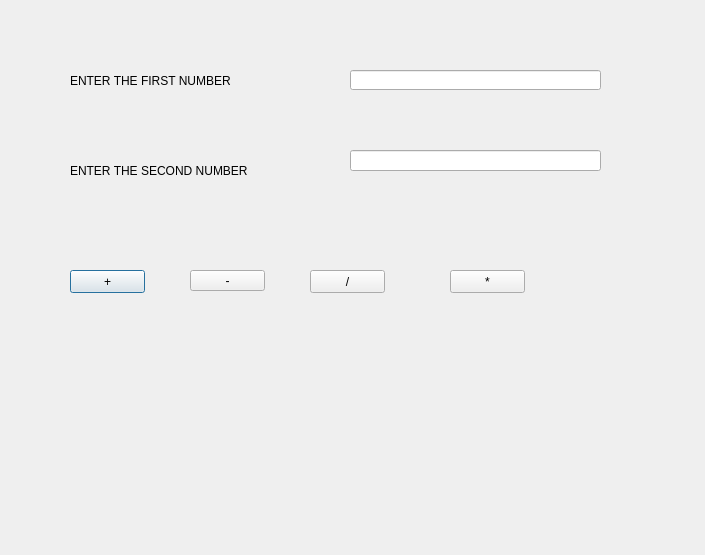
<?xml version="1.0" encoding="UTF-8"?>
<ui version="4.0">
 <class>Dialog</class>
 <widget class="QDialog" name="Dialog">
  <property name="geometry">
   <rect>
    <x>0</x>
    <y>0</y>
    <width>705</width>
    <height>555</height>
   </rect>
  </property>
  <property name="windowTitle">
   <string>Dialog</string>
  </property>
  <widget class="QLabel" name="label">
   <property name="geometry">
    <rect>
     <x>70</x>
     <y>60</y>
     <width>251</width>
     <height>41</height>
    </rect>
   </property>
   <property name="text">
    <string>ENTER THE FIRST NUMBER</string>
   </property>
  </widget>
  <widget class="QLabel" name="label_2">
   <property name="geometry">
    <rect>
     <x>70</x>
     <y>150</y>
     <width>271</width>
     <height>41</height>
    </rect>
   </property>
   <property name="text">
    <string>ENTER THE SECOND NUMBER</string>
   </property>
  </widget>
  <widget class="QLineEdit" name="lineEditFirstNumber">
   <property name="geometry">
    <rect>
     <x>350</x>
     <y>70</y>
     <width>251</width>
     <height>20</height>
    </rect>
   </property>
  </widget>
  <widget class="QLineEdit" name="lineEditSecondNumber">
   <property name="geometry">
    <rect>
     <x>350</x>
     <y>150</y>
     <width>251</width>
     <height>21</height>
    </rect>
   </property>
  </widget>
  <widget class="QPushButton" name="pushButtonPlus">
   <property name="geometry">
    <rect>
     <x>70</x>
     <y>270</y>
     <width>75</width>
     <height>23</height>
    </rect>
   </property>
   <property name="text">
    <string>+</string>
   </property>
  </widget>
  <widget class="QPushButton" name="pushButtonSubtract">
   <property name="geometry">
    <rect>
     <x>190</x>
     <y>270</y>
     <width>75</width>
     <height>21</height>
    </rect>
   </property>
   <property name="text">
    <string>-</string>
   </property>
  </widget>
  <widget class="QPushButton" name="pushButtonDivide">
   <property name="geometry">
    <rect>
     <x>310</x>
     <y>270</y>
     <width>75</width>
     <height>23</height>
    </rect>
   </property>
   <property name="text">
    <string>/</string>
   </property>
  </widget>
  <widget class="QPushButton" name="pushButtonMultiply">
   <property name="geometry">
    <rect>
     <x>450</x>
     <y>270</y>
     <width>75</width>
     <height>23</height>
    </rect>
   </property>
   <property name="text">
    <string>*</string>
   </property>
  </widget>
  <widget class="QLabel" name="labelResult">
   <property name="geometry">
    <rect>
     <x>80</x>
     <y>390</y>
     <width>521</width>
     <height>41</height>
    </rect>
   </property>
   <property name="text">
    <string/>
   </property>
  </widget>
 </widget>
 <resources/>
 <connections/>
</ui>
